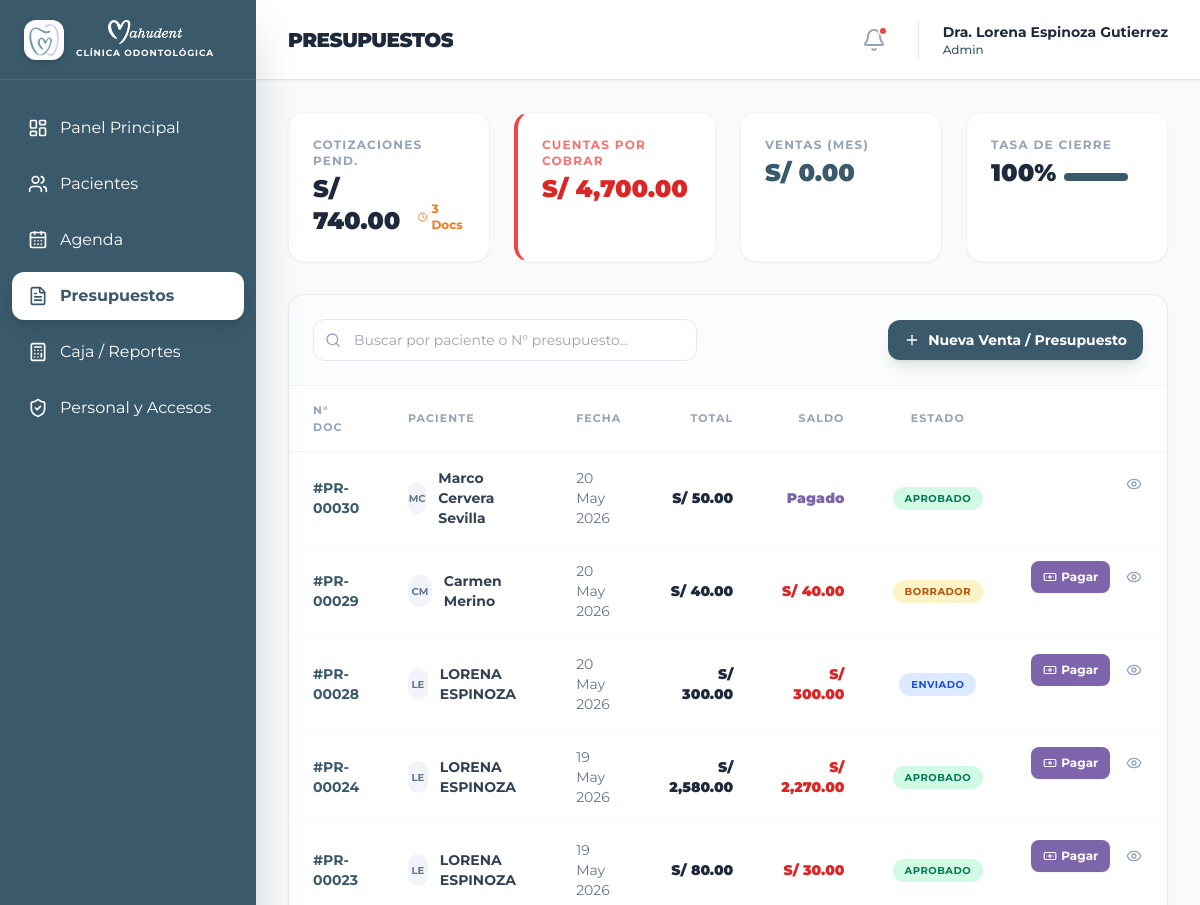
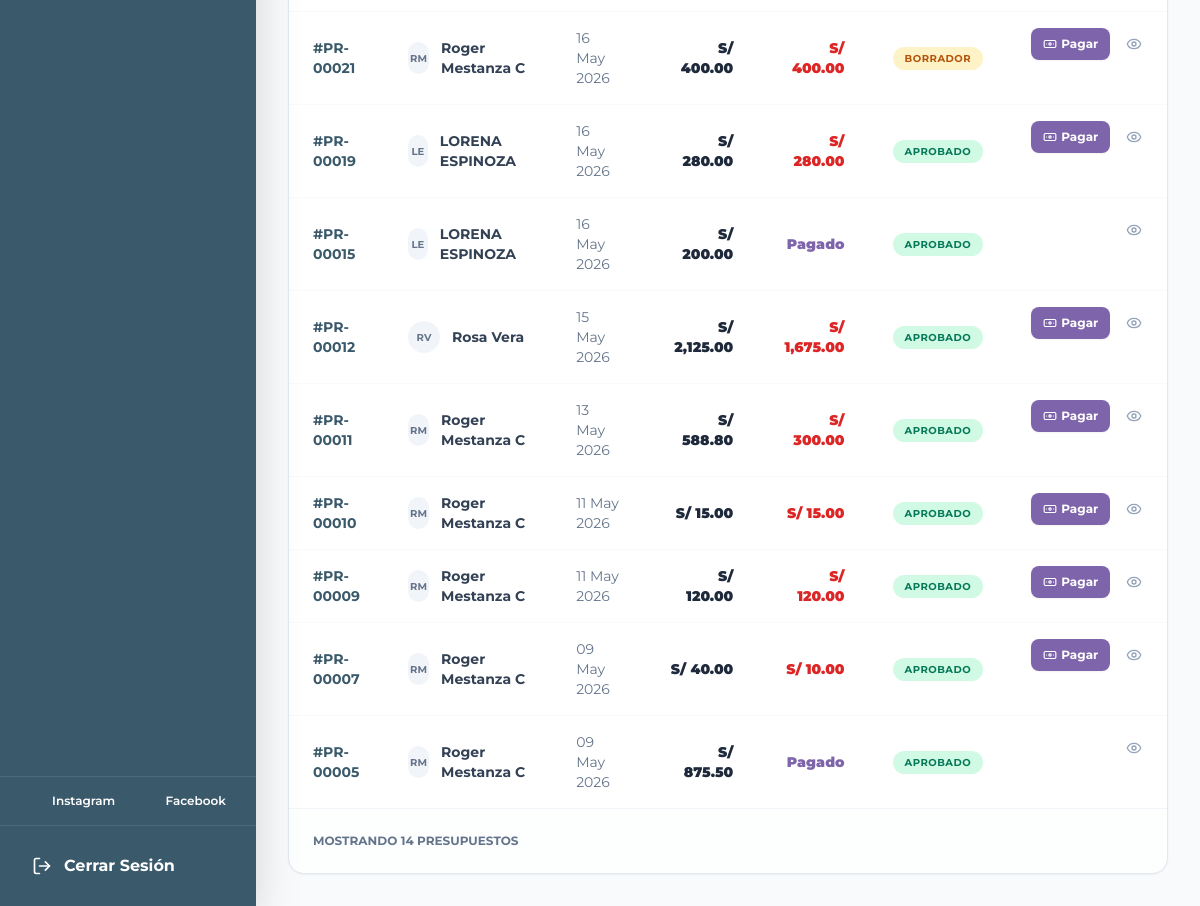
Screenshot of /presupuestos.php (signed in) with the database file from the repository (2 pictures, top to bottom).
### tables this page shows
CREATE TABLE `presupuestos` (
  `id` int(11) NOT NULL AUTO_INCREMENT,
  `paciente_id` int(11) NOT NULL,
  `doctor_id` int(11) DEFAULT NULL,
  `fecha_emision` date NOT NULL,
  `fecha_vigencia` date DEFAULT NULL,
  `subtotal` decimal(10,2) NOT NULL DEFAULT '0.00',
  `descuento_porcentaje` decimal(5,2) DEFAULT '0.00',
  `descuento_monto` decimal(10,2) DEFAULT '0.00',
  `total` decimal(10,2) NOT NULL DEFAULT '0.00',
  `monto_pagado` decimal(10,2) DEFAULT '0.00',
  `saldo_pendiente` decimal(10,2) DEFAULT '0.00',
  `estado` enum('Borrador','Enviado','Aprobado','Rechazado','Vencido') DEFAULT 'Borrador',
  `notas` text,
  `fecha_creacion` timestamp NOT NULL DEFAULT CURRENT_TIMESTAMP,
  PRIMARY KEY (`id`),
  KEY `paciente_id` (`paciente_id`),
  KEY `doctor_id` (`doctor_id`),
  CONSTRAINT `presupuestos_ibfk_1` FOREIGN KEY (`paciente_id`) REFERENCES `pacientes` (`id`) ON DELETE CASCADE,
  CONSTRAINT `presupuestos_ibfk_2` FOREIGN KEY (`doctor_id`) REFERENCES `usuarios` (`id`) ON DELETE SET NULL
);

CREATE TABLE `pacientes` (
  `id` int(11) NOT NULL AUTO_INCREMENT,
  `dni` varchar(20) NOT NULL,
  `nombre` varchar(100) NOT NULL,
  `fecha_nacimiento` date DEFAULT NULL,
  `lugar_nacimiento` varchar(100) DEFAULT NULL,
  `sexo` varchar(15) DEFAULT NULL,
  `telefono` varchar(20) DEFAULT NULL,
  `email` varchar(100) DEFAULT NULL,
  `direccion` varchar(255) DEFAULT NULL,
  `procedencia` varchar(100) DEFAULT NULL,
  `contacto_emergencia` varchar(150) DEFAULT NULL,
  `telefono_emergencia` varchar(20) DEFAULT NULL,
  `ocupacion` varchar(100) DEFAULT NULL,
  `alergias` text,
  `enfermedades_cronicas` text,
  `padece_enfermedad` tinyint(1) DEFAULT NULL,
  `consume_medicamentos` tinyint(1) DEFAULT NULL,
  `medicamentos_detalle` varchar(255) DEFAULT NULL,
  `alergia_medicamentos` tinyint(1) DEFAULT NULL,
  `alergia_medicamentos_detalle` varchar(255) DEFAULT NULL,
  `antecedentes_familiares` tinyint(1) DEFAULT NULL,
  `antecedentes_familiares_detalle` varchar(255) DEFAULT NULL,
  `alergia_anestesia` tinyint(1) DEFAULT NULL,
  `embarazada` tinyint(1) DEFAULT NULL,
  `sangran_encias` tinyint(1) DEFAULT NULL,
  `ultima_visita_dentista` date DEFAULT NULL,
  `ultima_visita_motivo` varchar(255) DEFAULT NULL,
  `frecuencia_cepillado` varchar(50) DEFAULT NULL,
  `usa_cepillo` tinyint(1) DEFAULT '1',
  `usa_pasta_dental` tinyint(1) DEFAULT '1',
  `usa_hilo_dental` tinyint(1) DEFAULT '0',
  `usa_enjuague` tinyint(1) DEFAULT '0',
  `fecha_registro` timestamp NOT NULL DEFAULT CURRENT_TIMESTAMP,
  `estado_activo` tinyint(1) DEFAULT '1',
  PRIMARY KEY (`id`),
  UNIQUE KEY `dni` (`dni`)
);

### controllers/PresupuestoController.php (called while the page is built, shortened)
<?php
require_once 'config/conexion.php';
require_once 'models/Presupuesto.php';
class PresupuestoController {
    private $presupuestoModel;
    public function __construct() {
        global $conn;
        $this->presupuestoModel = new Presupuesto($conn);
    }
    public function getTodosPresupuestos() {
        return $this->presupuestoModel->getAll();
    }
}
?>

### models/Presupuesto.php (called while the page is built, shortened)
<?php
class Presupuesto {
    private $conn;
    public function __construct($db) {
        $this->conn = $db;
    }
    public function getAll() {
        $sql = "SELECT p.*, u.nombre as doctor_nombre, pac.nombre as paciente_nombre, pac.dni as paciente_dni, pac.estado_activo as paciente_estado_activo
                FROM presupuestos p
                LEFT JOIN usuarios u ON p.doctor_id = u.id
                LEFT JOIN pacientes pac ON p.paciente_id = pac.id
                ORDER BY p.fecha_creacion DESC";
        $result = $this->conn->query($sql);
        $presupuestos = [];
        while ($row = $result->fetch_assoc()) {
            $presupuestos[] = $row;
        }
        return $presupuestos;
    }
}
?>

### presupuestos.php (the view, shortened to what this page needs)
<?php
require_once 'controllers/PresupuestoController.php';
$controller = new PresupuestoController();
$presupuestos = $controller->getTodosPresupuestos();
$totalPendientes = 0;
$docsPendientes = 0;
$totalAprobadosMes = 0;
$totalAprobados = 0;
$totalRechazados = 0;
$cuentasPorCobrar = 0;
foreach ($presupuestos as $p) {
    $total = floatval($p['total']);
    $pagado = floatval($p['monto_pagado'] ?? 0);
    $saldo = $total - $pagado;
    if ($p['estado'] == 'Enviado' || $p['estado'] == 'Borrador') {
        $totalPendientes += $total;
        $docsPendientes++;
    }
    if ($p['estado'] == 'Aprobado') {
        $totalAprobados++;
        if ($saldo > 0) {
            $cuentasPorCobrar += $saldo;
        }
    }
}
$tasaCierre = ($totalAprobados + $totalRechazados) > 0 ? ($totalAprobados / ($totalAprobados + $totalRechazados)) * 100 : 0;
?>
<!DOCTYPE html>
<html lang="es">
<head>
    <script src="https://cdn.tailwindcss.com"></script>
    <link href="https://cdn.jsdelivr.net/npm/tom-select@2.2.2/dist/css/tom-select.css" rel="stylesheet">
</head>
<body class="flex h-screen overflow-hidden">
    <?php include 'includes/sidebar.php'; ?>
    <main class="flex-1 flex flex-col min-w-0 overflow-hidden">
        <?php $page_title = 'Presupuestos'; include 'includes/header.php'; ?>
        <div class="flex-1 overflow-y-auto p-4 md:p-8">
            <div class="grid grid-cols-1 md:grid-cols-4 gap-6 mb-8">
                <div class="bg-white p-6 rounded-2xl shadow-sm border border-slate-100">
                    <p class="text-xs font-bold text-slate-400 uppercase tracking-widest mb-1">Cotizaciones Pend.</p>
                    <div class="flex items-end gap-2">
                        <span class="text-2xl font-black text-slate-800">S/ <?php echo number_format($totalPendientes, 2); ?></span>
                        <span class="text-xs font-bold text-orange-500 mb-1 flex items-center gap-1">
                            <i data-lucide="clock" class="w-3 h-3"></i> <?php echo $docsPendientes; ?> Docs
                        </span>
                    </div>
                </div>
                <div class="bg-white p-6 rounded-2xl shadow-sm border border-slate-100 border-l-4 border-l-red-500">
                    <p class="text-xs font-bold text-red-400 uppercase tracking-widest mb-1">Cuentas por Cobrar</p>
                    <div class="flex items-end gap-2">
                        <span class="text-2xl font-black text-red-600">S/ <?php echo number_format($cuentasPorCobrar, 2); ?></span>
                    </div>
                </div>
                <div class="bg-white p-6 rounded-2xl shadow-sm border border-slate-100">
                    <p class="text-xs font-bold text-slate-400 uppercase tracking-widest mb-1">Ventas (Mes)</p>
                    <div class="flex items-end gap-2">
                        <span class="text-2xl font-black text-brand">S/ <?php echo number_format($totalAprobadosMes, 2); ?></span>
                    </div>
                </div>
                <div class="bg-white p-6 rounded-2xl shadow-sm border border-slate-100">
                    <p class="text-xs font-bold text-slate-400 uppercase tracking-widest mb-1">Tasa de Cierre</p>
                    <div class="flex items-end gap-2">
                        <span class="text-2xl font-black text-slate-800"><?php echo round($tasaCierre); ?>%</span>
                        <div class="w-16 h-2 bg-slate-100 rounded-full mb-2 overflow-hidden">
                            <div class="bg-brand h-full" style="width: <?php echo $tasaCierre; ?>%"></div>
                        </div>
                    </div>
                </div>
            </div>
            <div class="bg-white rounded-2xl shadow-sm border border-slate-200 overflow-hidden">
                <div class="p-6 border-b border-slate-100 flex flex-col md:flex-row justify-between items-start md:items-center gap-4 bg-slate-50/50">
                    <div class="relative w-full md:w-96">
                        <i data-lucide="search" class="absolute left-3 top-1/2 -translate-y-1/2 w-4 h-4 text-slate-400"></i>
                        <input type="text" id="busquedaGlobal" placeholder="Buscar por paciente o N° presupuesto..." class="w-full pl-10 pr-4 py-2.5 rounded-xl border border-slate-200 text-sm focus:outline-none focus:ring-2 focus:ring-teal-200 focus:border-teal-500">
                    </div>
                    <div class="flex gap-2 w-full md:w-auto">
                        <button onclick="document.getElementById('modalSeleccionarPaciente').classList.remove('hidden'); document.getElementById('modalSeleccionarPaciente').classList.add('flex');" class="flex-1 md:flex-none px-4 py-2.5 bg-brand text-white rounded-xl text-sm font-bold shadow-lg hover:bg-teal-800 transition flex items-center justify-center gap-2">
                            <i data-lucide="plus" class="w-4 h-4"></i> Nueva Venta / Presupuesto
                        </button>
                    </div>
                </div>
                <div class="overflow-x-auto">
                    <table class="w-full text-left border-collapse" id="tablaPresupuestos">
                        <thead>
                            <tr class="text-[11px] font-black text-slate-400 uppercase tracking-widest border-b border-slate-100">
                                <th class="px-6 py-4">N° Doc</th>
                                <th class="px-6 py-4">Paciente</th>
                                <th class="px-6 py-4">Fecha</th>
                                <th class="px-6 py-4 text-right">Total</th>
                                <th class="px-6 py-4 text-right">Saldo</th>
                                <th class="px-6 py-4 text-center">Estado</th>
                                <th class="px-6 py-4"></th>
                            </tr>
                        </thead>
                        <tbody class="divide-y divide-slate-50">
                            <?php if (empty($presupuestos)): ?>
                                <tr>
                                    <td colspan="6" class="px-6 py-10 text-center text-slate-400 font-medium">No se encontraron presupuestos registrados.</td>
                                </tr>
                            <?php else: ?>
                                <?php foreach ($presupuestos as $p):
                                    $badgeClass = 'bg-slate-100 text-slate-500';
                                    switch($p['estado']) {
                                        case 'Aprobado': $badgeClass = 'bg-emerald-100 text-emerald-700'; break;
                                        case 'Enviado': $badgeClass = 'bg-blue-100 text-blue-700'; break;
                                        case 'Borrador': $badgeClass = 'bg-amber-100 text-amber-700'; break;
                                    }
                                    $total = floatval($p['total']);
                                    $pagado = floatval($p['monto_pagado'] ?? 0);
                                    $saldo = $total - $pagado;
                                    $onclickAttr = "";
                                    if (isset($p['paciente_estado_activo']) && $p['paciente_estado_activo'] == 0) {
                                        $onclickAttr = "onclick=\"alert('Este presupuesto pertenece a un paciente inhabilitado. Debe restaurar al paciente desde el módulo de Pacientes para ver los detalles.')\"";
                                    } else {
                                        $onclickAttr = "onclick=\"location.href='paciente_detalle.php?id=" . $p['paciente_id'] . "&open_presupuesto=" . $p['id'] . "#presupuestos'\"";
                                    }
                                ?>
                                <tr class="hover:bg-slate-50/80 transition-colors group cursor-pointer" <?php echo $onclickAttr; ?>>
                                    <td class="px-6 py-4 text-sm font-bold text-brand">#PR-<?php echo str_pad($p['id'], 5, '0', STR_PAD_LEFT); ?></td>
                                    <td class="px-6 py-4">
                                        <div class="flex items-center gap-3">
                                            <div class="w-8 h-8 rounded-full bg-slate-100 flex items-center justify-center text-[10px] font-bold text-slate-500">
                                                <?php
                                                    $parts = explode(' ', $p['paciente_nombre']);
                                                    echo strtoupper(substr($parts[0], 0, 1) . (isset($parts[1]) ? substr($parts[1], 0, 1) : ''));
                                                ?>
                                            </div>
                                            <span class="text-sm font-bold text-slate-700"><?php echo htmlspecialchars($p['paciente_nombre']); ?></span>
                                        </div>
                                    </td>
                                    <td class="px-6 py-4 text-sm text-slate-500"><?php echo date('d M Y', strtotime($p['fecha_emision'])); ?></td>
                                    <td class="px-6 py-4 text-sm font-black text-slate-800 text-right">S/ <?php echo number_format($total, 2); ?></td>
                                    <td class="px-6 py-4 text-sm font-black text-right <?php echo $saldo > 0 ? 'text-red-600' : 'text-teal-600'; ?>">
                                        <?php echo $saldo > 0 ? 'S/ ' . number_format($saldo, 2) : 'Pagado'; ?>
                                    </td>
                                    <td class="px-6 py-4">
                                        <div class="flex justify-center">
                                            <span class="px-3 py-1 rounded-full <?php echo $badgeClass; ?> text-[10px] font-bold uppercase tracking-wider"><?php echo $p['estado']; ?></span>
                                        </div>
                                    </td>
                                    <td class="px-6 py-4 text-right flex justify-end gap-2">
                                        <?php if ($saldo > 0): ?>
                                            <button onclick="event.stopPropagation(); location.href='paciente_detalle.php?id=<?php echo $p['paciente_id']; ?>&open_presupuesto=<?php echo $p['id']; ?>&action=pay#presupuestos'"
                                                class="px-3 py-1.5 bg-teal-600 hover:bg-teal-700 text-white rounded-lg transition font-bold text-xs flex items-center gap-1 shadow-sm">
                                                <i data-lucide="banknote" class="w-3.5 h-3.5"></i> Pagar
                                            </button>
                                        <?php endif; ?>
                                        <button class="p-2 hover:bg-brand-light rounded-lg text-slate-400 hover:text-brand transition"><i data-lucide="eye" class="w-4 h-4"></i></button>
                                    </td>
                                </tr>
                                <?php endforeach; ?>
                            <?php endif; ?>
                        </tbody>
                    </table>
                </div>
                <div class="p-6 border-t border-slate-100 flex items-center justify-between bg-slate-50/30 text-xs font-bold text-slate-500 uppercase">
                    <span>Mostrando <?php echo count($presupuestos); ?> presupuestos</span>
                </div>
            </div>
        </div>
    </main>
</body>
</html>

### presupuestos.php (style rules this page uses)
:root { --brand-primary: #3a596a; --brand-secondary: #ede8f7; --brand-accent: #937ec2; }
body { font-family: 'Montserrat', sans-serif; background-color: #f8fafc; }
.bg-brand { background-color: var(--brand-primary); }
.text-brand { color: var(--brand-primary); }

### rows the page displays
presupuestos: id "00030", paciente.nombre "MC", paciente.nombre "Marco Cervera Sevilla", fecha_emision "20 May 2026", total "50.00", monto_pagado "Pagado", estado "APROBADO"
presupuestos: id "00029", paciente.nombre "CM", paciente.nombre "Carmen Merino", fecha_emision "20 May 2026", total "40.00", estado "BORRADOR"
presupuestos: id "00028", paciente.nombre "LE", paciente.nombre "LORENA ESPINOZA", fecha_emision "20 May 2026", total "300.00", estado "ENVIADO"
presupuestos: id "00024", paciente.nombre "LE", paciente.nombre "LORENA ESPINOZA", fecha_emision "19 May 2026", total "2,580.00", saldo "2,270.00", estado "APROBADO"
presupuestos: id "00023", paciente.nombre "LE", paciente.nombre "LORENA ESPINOZA", fecha_emision "19 May 2026", total "80.00", saldo "30.00", estado "APROBADO"
presupuestos: id "00021", paciente.nombre "RM", paciente.nombre "Roger Mestanza C", fecha_emision "16 May 2026", total "400.00", estado "BORRADOR"
presupuestos: id "00019", paciente.nombre "LE", paciente.nombre "LORENA ESPINOZA", fecha_emision "16 May 2026", total "280.00", estado "APROBADO"
presupuestos: id "00015", paciente.nombre "LE", paciente.nombre "LORENA ESPINOZA", fecha_emision "16 May 2026", total "200.00", monto_pagado "Pagado", estado "APROBADO"
presupuestos: id "00012", paciente.nombre "RV", paciente.nombre "Rosa Vera", fecha_emision "15 May 2026", total "2,125.00", saldo "1,675.00", estado "APROBADO"
presupuestos: id "00011", paciente.nombre "RM", paciente.nombre "Roger Mestanza C", fecha_emision "13 May 2026", total "588.80", saldo "300.00", estado "APROBADO"
presupuestos: id "00010", paciente.nombre "RM", paciente.nombre "Roger Mestanza C", fecha_emision "11 May 2026", total "15.00", estado "APROBADO"
presupuestos: id "00009", paciente.nombre "RM", paciente.nombre "Roger Mestanza C", fecha_emision "11 May 2026", total "120.00", estado "APROBADO"
presupuestos: id "00007", paciente.nombre "RM", paciente.nombre "Roger Mestanza C", fecha_emision "09 May 2026", total "40.00", saldo "10.00", estado "APROBADO"
presupuestos: id "00005", paciente.nombre "RM", paciente.nombre "Roger Mestanza C", fecha_emision "09 May 2026", total "875.50", monto_pagado "Pagado", estado "APROBADO"

### other values shown
$page_title "PRESUPUESTOS"
$_SESSION['usuario_nombre'] "Dra. Lorena Espinoza Gutierrez"
$_SESSION['usuario_rol'] "Admin"
$totalPendientes "740.00"
$docsPendientes "3"
$cuentasPorCobrar "4,700.00"
$totalAprobadosMes "0.00"
$tasaCierre "100"
count($presupuestos) "14"
